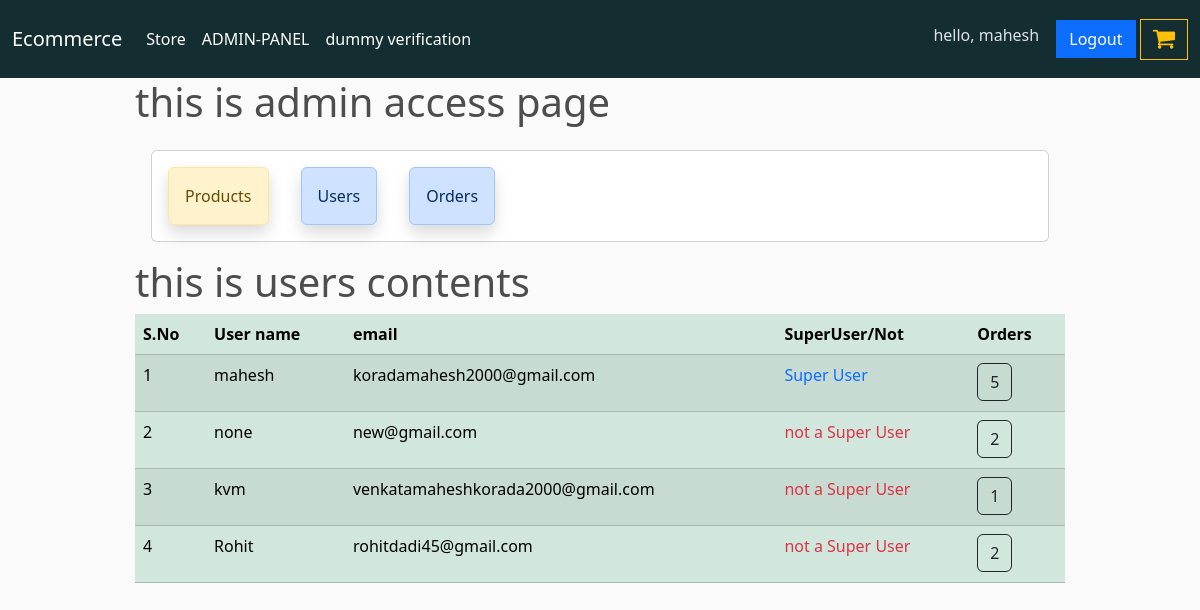
The page /admin-access/users/ (signed in) on the database its author committed.
### store/models.py (models this page shows, shortened)
class Customer(models.Model):
    user = models.OneToOneField(User, on_delete = models.CASCADE, null = True, blank = True)
    name = models.CharField(max_length = 100, null = True)
    email = models.CharField(max_length = 100, null = True)
    def get_order_count(self):
        return self.order_set.count()

### admin_access/views.py (the view)
# urls.py: path('users/', admin_users, name='admin-users'),
@user_passes_test(is_superuser, login_url='account-login')
def admin_users(request):
    customers = Customer.objects.all()
    context = {"customers":customers}
    return render(request, 'admin_access/admin_users.html', context)

### admin_access/views.py (called while the page is built)
def is_superuser(user):
    return user.is_superuser

### admin_access/templates/admin_access/admin_users.html
{% extends 'admin_access/admin_home.html' %}
{% load static %}
{% block admin_content %}
<h1>this is users contents</h1>
<table class="table table-success table-striped">
    <thead>
        <th>S.No</th>
        <th>User name</th>
        <th>email</th>
        <th>SuperUser/Not</th>
        <th>Orders</th>
    </thead>
    <tbody>
        {% for customer in customers %}
            <tr>
                <td>{{forloop.counter}}</td>
                <td>{{customer.user.username}}</td>
                <td>{{customer.user.email}}</td>
                <td>
                    {% if customer.user.is_superuser %}
                        <p class="text-primary">Super User</p>
                    {% else %}
                        <p class="text-danger">not a Super User</p>
                    {% endif %}
                </td>
                <td>
                    <a href="{% url 'admin-orders-filtered' customer.id %}" class="btn btn-outline-dark rounded">{{customer.get_order_count}}</a>
                </td>
            </tr>
        {% endfor %}
    </tbody>
</table>
{% endblock %}

### store/templates/navbar.html (shortened to what this page needs)
    <nav class="navbar navbar-expand-lg bg-dark navbar-dark" data-bs-theme="dark">
        <div class="container-fluid">
        <a class="navbar-brand" href="{% url 'store' %}">Ecommerce</a>
        <div class="collapse navbar-collapse" id="navbarSupportedContent">
            <ul class="navbar-nav me-auto mb-2 mb-lg-0">
                <li class="nav-item">
                    <a class="nav-link active" aria-current="page" href="{% url 'store' %}">Store</a>
                </li>
                {% if user.is_superuser %}
                <li class="nav-item">
                    <a class="nav-link active" aria-current="page" href="{% url 'admin-home' %}">ADMIN-PANEL</a>
                </li>
                {% endif %}
                <li class="nav-item">
                    <a class="nav-link active" aria-current="page" href="{% url 'dummy-check' %}">dummy verification</a>
                </li>
            </ul>
            <div class="form-inline my-2">
                {% if user.is_authenticated %}
                <h6 class="btn">hello, {{user.username}}</h6>
                <a href="{% url 'account-logout' %}" class="btn btn-primary my-2 my-sm-0">Logout</a>
                {% else %}
                <a href="{% url 'account-login' %}" class="btn btn-primary my-2 my-sm-0">Login</a>
                {% endif %}
                <a href="{% url 'cart' %}" class="btn btn-outline-warning my-2 my-sm-0">
                    <i class="fa" style="font-size:24px">&#xf07a;</i>
                </a>
            </div>
        </div>
        </div>
    </nav>

### static/css/main.css (style rules this page uses)
body { background-color: hsl(0, 0%, 98%); }
h1,h2,h3,h4,h5,h6 { color:hsl(0, 0%, 30%); }
.bg-dark { background-color: #132d30!important; }
.btn { border-radius: 0; }

### static/css/store.css (style rules this page uses)
.btn { border-radius: 0; }

### rows shown on the page
Customer: user.username "mahesh", user.email "koradamahesh2000@gmail.com", shows "Super User", get_order_count "5"
Customer: user.username "none", user.email "new@gmail.com", shows "not a Super User", get_order_count "2"
Customer: user.username "kvm", user.email "venkatamaheshkorada2000@gmail.com", shows "not a Super User", get_order_count "1"
Customer: user.username "Rohit", user.email "rohitdadi45@gmail.com", shows "not a Super User", get_order_count "2"

### other values the page prints
{{ user.username }} "mahesh"
